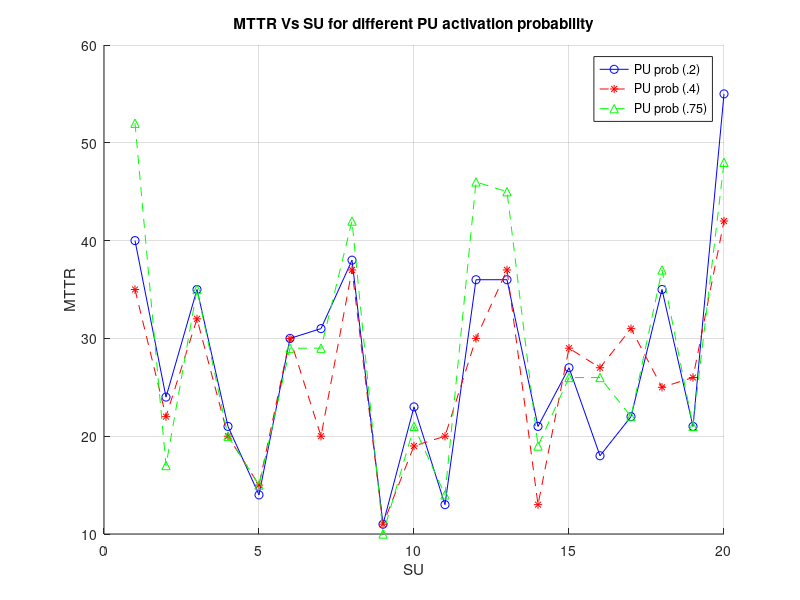
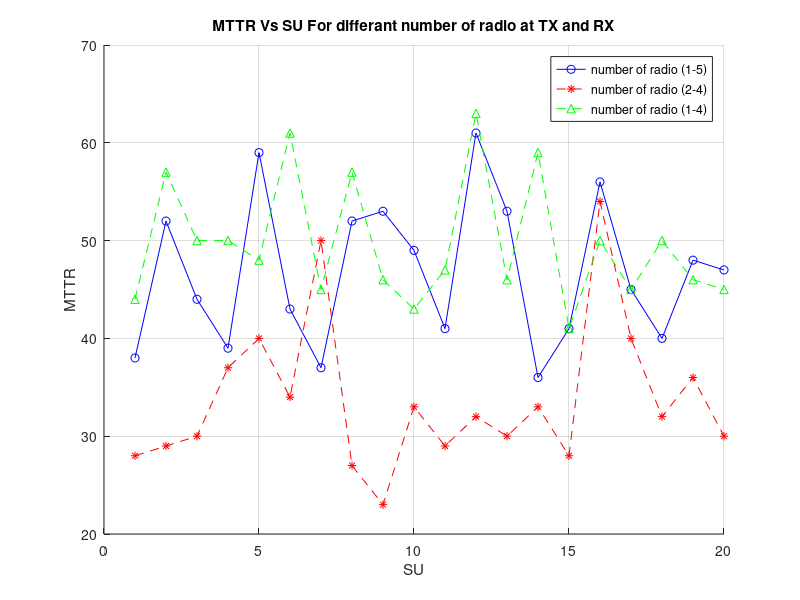
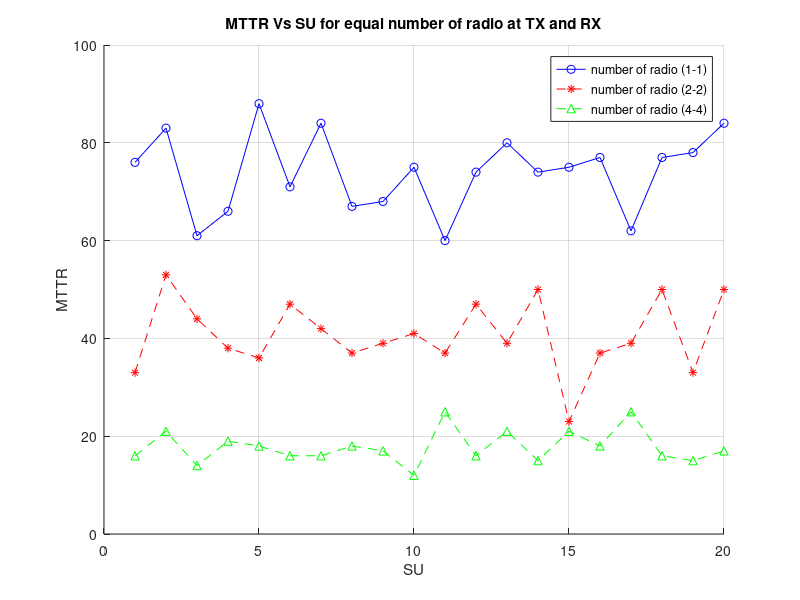
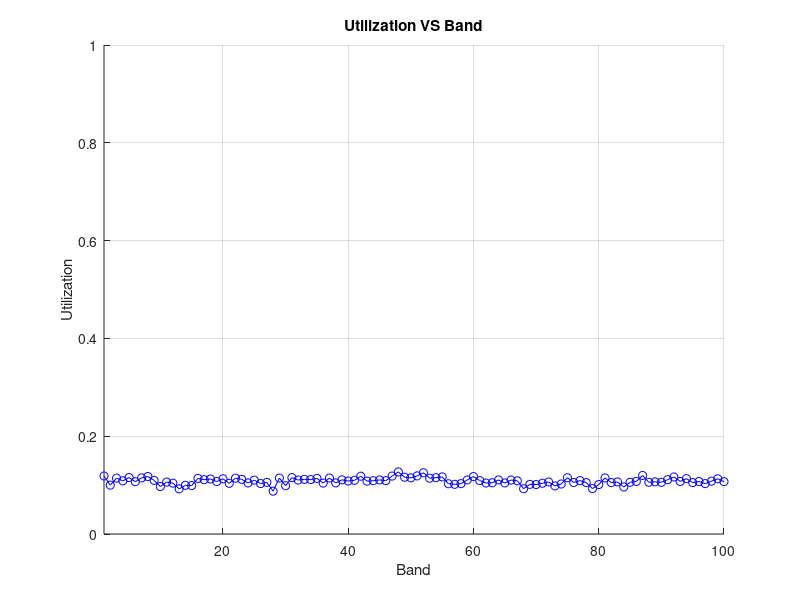

MATLAB code for these plots, in order:
%MTTR
MTTRPU2 = csvread('Maximum Time to rendezvous for Vs SU_PUprob(.2).csv');
MTTRPU4 = csvread('Maximum Time to rendezvous for Vs SU_PUprob(.4).csv');
MTTRPU6 = csvread('Maximum Time to rendezvous for Vs SU_PUprob(.75).csv');

X1 = MTTRPU2(:,1);
X2 = MTTRPU4(:,1);
X3 = MTTRPU6(:,1);

figure(1);
hold on ;
          
 plot(X1,'b-o');
 plot(X2,'r--*');
 plot(X3,'g--^');
 title('MTTR Vs SU for different PU activation probability');
 xlabel('SU');
 ylabel('MTTR');
 legend('PU prob (.2)','PU prob (.4)','PU prob (.75)');
 grid on;
 
MTTRR2 = csvread('Maximum Time to rendezvous for Vs SU_radio(1-5).csv');
MTTRR4 = csvread('Maximum Time to rendezvous for Vs SU_radio(2-4).csv');
MTTRR6 = csvread('Maximum Time to rendezvous for Vs SU_radio(1-4).csv');
X1 = MTTRR2(:,1);
X2 = MTTRR4(:,1);
X3 = MTTRR6(:,1);

figure(2);
hold on ;
          
 plot(X1,'b-o');
 plot(X2,'r--*');
 plot(X3,'g--^');
 grid on;
 xlabel('SU');
 ylabel('MTTR');
 title('MTTR Vs SU For differant number of radio at TX and RX');
 legend('number of radio (1-5)','number of radio (2-4)','number of radio (1-4)');
 
 MTTRR22 = csvread('Maximum Time to rendezvous for Vs SU_radio(1-1).csv');
MTTRR44 = csvread('Maximum Time to rendezvous for Vs SU_radio(2-2).csv');
MTTRR66 = csvread('Maximum Time to rendezvous for Vs SU_radio(4-4).csv');
X1 = MTTRR22(:,1);
X2 = MTTRR44(:,1);
X3 = MTTRR66(:,1);

figure(3);
hold on ;
          
 plot(X1,'b-o');
 plot(X2,'r--*');
 plot(X3,'g--^');
 grid on;
 
 xlabel('SU');
 ylabel('MTTR');
 legend('number of radio (1-1)','number of radio (2-2)','number of radio (4-4)');
 title('MTTR Vs SU for equal number of radio at TX and RX');
 %*******************************************************************************************
%  TTRVsSU15 = csvread('Average TTR VS SU(1, 5).csv');
%  TTRVsSU24 = csvread('Average TTR VS SU(2, 4).csv');
%  TTRVsSU33 = csvread('Average TTR VS SU(3, 3).csv');
%  
%  X1 = TTRVsSU15(:,1);
%  X2 = TTRVsSU24(:,1);
%  X3 = TTRVsSU33(:,1);
%  
%  figure(4);
%  hold on ;
%  plot(X1,'b-o');
%  plot(X2,'r--*');
%  plot(X3,'g--^');
%  axis([-inf inf 0 10])
%  grid on;
%   
%  title('TTR Vs SU For Different Radios');
%  xlabel('SU');
%  ylabel('TTR');
%  legend('(1, 5)', '(2, 4)', '(3, 3)');
%  
 %*******************************************************************************************
 
UtilizationVSBand = csvread('Utilization VS Band.csv');
%  TTRVsSU24 = csvread('Average TTR VS SU(2, 4).csv');
%  TTRVsSU33 = csvread('Average TTR VS SU(3, 3).csv');
 
X1 = UtilizationVSBand(:,1);
%  X2 = TTRVsSU24(:,1);
%  X3 = TTRVsSU33(:,1);
 
figure(5);
hold on;
plot(X1,'b-o');
%  plot(X2,'r--*');
%  plot(X3,'g--^');
axis([-inf inf 0 1])
grid on;
  
title('Utilization VS Band');
xlabel('Band');
ylabel('Utilization');
% legend('(1, 5)', '(2, 4)', '(3, 3)');
  
 